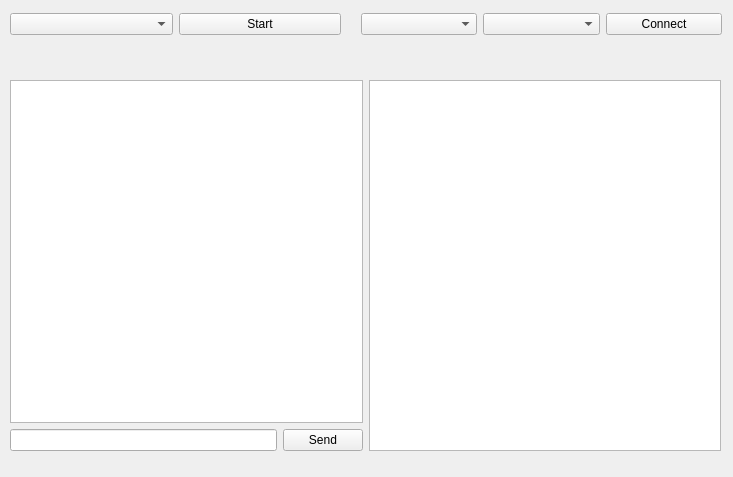
<?xml version="1.0" encoding="UTF-8"?>
<ui version="4.0">
 <class>MainWindow</class>
 <widget class="QMainWindow" name="MainWindow">
  <property name="geometry">
   <rect>
    <x>0</x>
    <y>0</y>
    <width>733</width>
    <height>477</height>
   </rect>
  </property>
  <property name="windowTitle">
   <string>Ethernet Viewer</string>
  </property>
  <widget class="QWidget" name="centralwidget">
   <widget class="QWidget" name="layoutWidget">
    <property name="geometry">
     <rect>
      <x>10</x>
      <y>10</y>
      <width>331</width>
      <height>28</height>
     </rect>
    </property>
    <layout class="QHBoxLayout" name="ethernetButtonLayout">
     <item>
      <widget class="QComboBox" name="comboBoxEthernetConnectionTypes"/>
     </item>
     <item>
      <widget class="QPushButton" name="connectButtonEthernet">
       <property name="text">
        <string>Start</string>
       </property>
      </widget>
     </item>
    </layout>
   </widget>
   <widget class="QWidget" name="layoutWidget">
    <property name="geometry">
     <rect>
      <x>10</x>
      <y>80</y>
      <width>711</width>
      <height>371</height>
     </rect>
    </property>
    <layout class="QHBoxLayout" name="ethernetBrowserLayout">
     <item>
      <layout class="QVBoxLayout" name="verticalLayout">
       <item>
        <widget class="QTextBrowser" name="textBrowserEthernet"/>
       </item>
       <item>
        <layout class="QHBoxLayout" name="horizontalLayout_2">
         <item>
          <widget class="QLineEdit" name="lineEdit"/>
         </item>
         <item>
          <widget class="QPushButton" name="ethernetSendButton">
           <property name="text">
            <string>Send</string>
           </property>
          </widget>
         </item>
        </layout>
       </item>
      </layout>
     </item>
     <item>
      <widget class="QTextBrowser" name="textBrowserUart"/>
     </item>
    </layout>
   </widget>
   <widget class="QWidget" name="">
    <property name="geometry">
     <rect>
      <x>361</x>
      <y>10</y>
      <width>361</width>
      <height>28</height>
     </rect>
    </property>
    <layout class="QHBoxLayout" name="horizontalLayout">
     <item>
      <widget class="QComboBox" name="comboBoxUartBaudrate"/>
     </item>
     <item>
      <widget class="QComboBox" name="comboBoxUartPort"/>
     </item>
     <item>
      <widget class="QPushButton" name="connectButtonUart">
       <property name="text">
        <string>Connect</string>
       </property>
      </widget>
     </item>
    </layout>
   </widget>
  </widget>
 </widget>
 <resources/>
 <connections/>
</ui>
